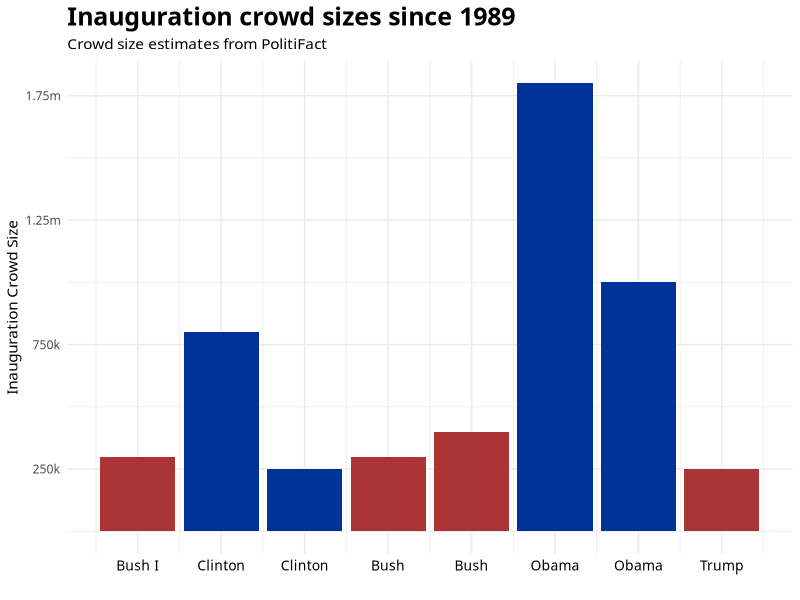
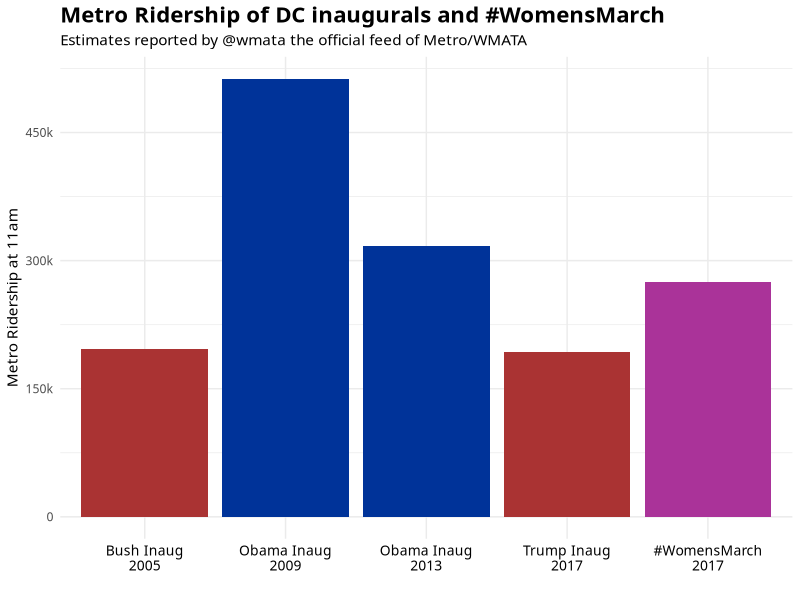

Recreate these plots in R, in order.
## data from politifact link here:
## http://www.politifact.com/truth-o-meter/article/2017/jan/20/inaugural-crowd-sizes-ranked/
df <- data.frame(
    year = seq(1989, 2017, 4),
    president = c("Bush I", "Clinton", "Clinton",
                  "Bush", "Bush", "Obama", "Obama", "Trump"),
    party = c("R", "D", "D", "R", "R", "D", "D", "R"),
    term = c(1, 1, 2, 1, 2, 1, 2, 1),
    inaug.size = c(300000, 800000, 250000, 300000, 400000,
                   1800000, 1000000, 250000)
)

## load ggplot2
library(ggplot2)

## create plot
## uncomment next line and final line (dev.off()) to save img
## png("inaugsize.png", 6, 4, "in", res = 127.5)
ggplot(df, aes(year, inaug.size, fill = party)) +
    geom_bar(stat = "identity") +
    theme_minimal() +
    theme(text = element_text(family = "Avenir Next Condensed"),
          plot.title = element_text(face = "bold", size = 18),
          legend.position = "none",
          axis.text.x = element_text(
              color = "black", size = 10)) +
    scale_fill_manual(values = c("#003399", "#aa3333")) +
    scale_x_continuous(
        breaks = seq(1989, 2017, 4),
        labels = c("Bush I", "Clinton", "Clinton", "Bush",
                   "Bush", "Obama", "Obama", "Trump")) +
    scale_y_continuous(
        breaks = seq(250000, 2000000, 500000),
        labels = c("250k", "750k", "1.25m", "1.75m")) +
    labs(x = "", y = "Inauguration Crowd Size",
         title = "Inauguration crowd sizes since 1989",
         subtitle = "Crowd size estimates from PolitiFact")
## dev.off()



## metro ridership data as reported by @wmata twitter feed
## https://twitter.com/wmata
## all estimates are as of 11am on the day of the events
metro <- data.frame(
    event = c("Bush Inaug\n2005",
              "Obama Inaug\n2009",
              "Obama Inaug\n2013",
              "Trump Inaug\n2017",
              "#WomensMarch\n2017"),
    ridership = c(197000, 513000, 317000, 193000, 275000)
)
## fix factor order
metro$event <- factor(metro$event, levels = metro$event)

## uncomment following and dev.off() lines to save png
## png("metroride.png", 6, 4, "in", res = 127.5)
ggplot(metro, aes(x = event, y = ridership, fill = event)) +
    geom_bar(stat = "identity") +
    theme_minimal() +
    theme(text = element_text(family = "Avenir Next Condensed"),
          plot.title = element_text(face = "bold", size = 16),
          legend.position = "none",
          axis.text.x = element_text(
              color = "black", size = 10)) +
    scale_fill_manual(values = c(
                          "#aa3333", "#003399", "#003399",
                          "#aa3333", "#aa3399")) +
    scale_y_continuous(
        breaks = seq(0, 600000, 150000),
        labels = c("0", "150k", "300k", "450k", "600k")) +
    labs(x = "", y = "Metro Ridership at 11am",
         title = "Metro Ridership of DC inaugurals and #WomensMarch",
         subtitle = paste0(
             "Estimates reported by @wmata the official ",
             "feed of Metro/WMATA"))
## dev.off()
